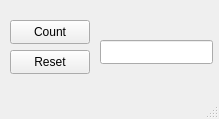
<?xml version="1.0" encoding="UTF-8"?>
<ui version="4.0">
 <class>MainWindow</class>
 <widget class="QMainWindow" name="MainWindow">
  <property name="geometry">
   <rect>
    <x>0</x>
    <y>0</y>
    <width>219</width>
    <height>119</height>
   </rect>
  </property>
  <property name="windowTitle">
   <string>MainWindow</string>
  </property>
  <widget class="QWidget" name="centralwidget">
   <widget class="QPushButton" name="countButton">
    <property name="geometry">
     <rect>
      <x>10</x>
      <y>20</y>
      <width>80</width>
      <height>24</height>
     </rect>
    </property>
    <property name="text">
     <string>Count</string>
    </property>
   </widget>
   <widget class="QPushButton" name="resetButton">
    <property name="geometry">
     <rect>
      <x>10</x>
      <y>50</y>
      <width>80</width>
      <height>24</height>
     </rect>
    </property>
    <property name="text">
     <string>Reset</string>
    </property>
   </widget>
   <widget class="QLineEdit" name="lineEdit">
    <property name="geometry">
     <rect>
      <x>100</x>
      <y>40</y>
      <width>113</width>
      <height>24</height>
     </rect>
    </property>
   </widget>
  </widget>
  <widget class="QMenuBar" name="menubar">
   <property name="geometry">
    <rect>
     <x>0</x>
     <y>0</y>
     <width>219</width>
     <height>21</height>
    </rect>
   </property>
  </widget>
  <widget class="QStatusBar" name="statusbar"/>
 </widget>
 <resources/>
 <connections/>
</ui>
